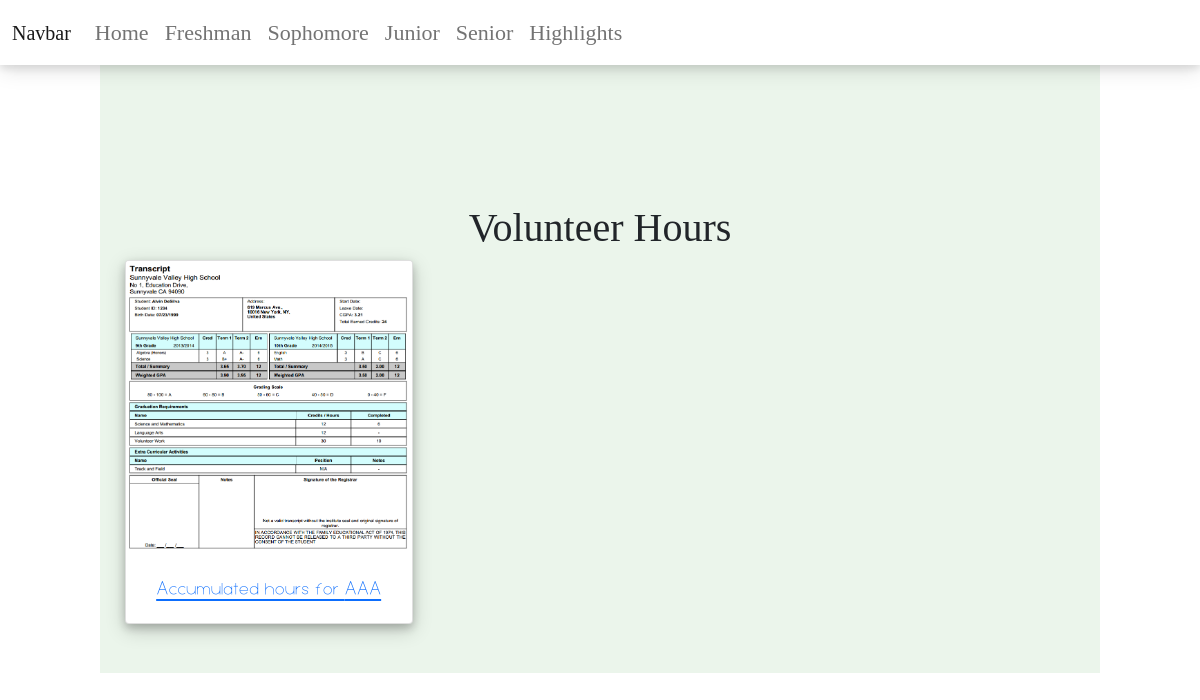
Page /junior on the earlier database version.
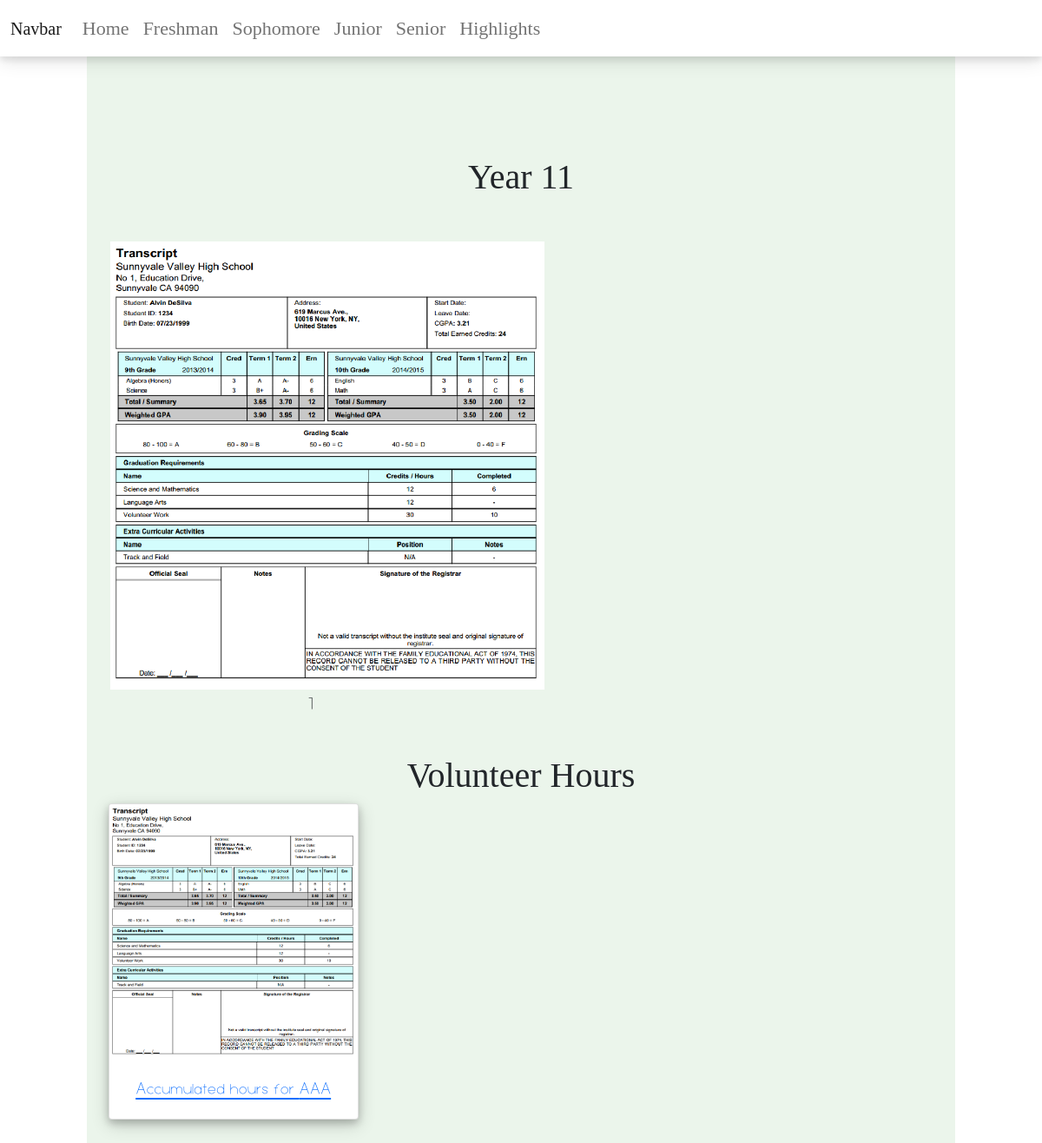
Same page on the later database version.
### projects/models.py (models this page shows)
class VolunteerHours(models.Model):
    name = models.CharField(max_length=100)  # textfield doesnt have limit but char does
    hours = models.DecimalField(max_digits=5, decimal_places=2)
    description = models.TextField()
    year = models.CharField(max_length=20)
    image = models.CharField(max_length=100)

class SchoolGrade(models.Model):
    year = models.CharField(max_length=20)
    term = models.CharField(max_length=20)
    image = models.CharField(max_length=100)
    description = models.TextField()
    highlights = models.TextField(null=True)

### projects/views.py (the view)
def all_grades(request, year):
    year_dict = {
        "freshman": "Year 9",
        "sophomore": "Year 10",
        "junior": "Year 11",
        "senior": "Year 12",
    }
    y = year_dict[year]
    volunteers = VolunteerHours.objects.filter(year=y)
    grades = SchoolGrade.objects.filter(year=y)
    print(grades)
    return render(
        request, "projects/year.html", {"grades": grades, "volunteers": volunteers}
    )

### projects/templates/projects/year.html (shortened to what this page needs)
<!DOCTYPE html>
<html lang="en">
<head>
    <link href="https://cdn.jsdelivr.net/npm/bootstrap@5.1.3/dist/css/bootstrap.min.css" rel="stylesheet">
    {% load static %}
    <link rel='stylesheet' href="{% static 'css/main.css' %}">
</head>
<body>
<nav class="navbar navbar-expand-lg navbar-light navbar-style" style="background-color: ##ffffff; color: #677a69 !important;">
  <div class="container-fluid">
    <a class="navbar-brand" href="#">Navbar</a>
    <div class="collapse navbar-collapse" id="navbarSupportedContent">
      <ul class="navbar-nav me-auto mb-2 mb-lg-0">
        <li class="nav-item">
          <a class="nav-link" aria-current="page" href="https://yumeng-zou-highschool.herokuapp.com/">Home</a>
        </li>
        <li class="nav-item">
          <a class="nav-link" href="freshman">Freshman</a>
        </li>
        <li class="nav-item">
          <a class="nav-link" href="sophomore">Sophomore</a>
        </li>
		  <li class="nav-item">
          <a class="nav-link" href="junior">Junior</a>
        </li>
		  <li class="nav-item">
          <a class="nav-link" href="senior">Senior</a>
        </li>
		  <li class="nav-item">
          <a class="nav-link" href="highlights">Highlights</a>
        </li>
      </ul>
    </div>
  </div>
</nav>
{% load static %}
	<div style ="margin: 0px 100px 0px 100px; text-align: center; background-color: #ebf5eb; padding: 15px; padding-top:90px;">
		<div style="margin: 90px 0px 50px 0px">
        <h1>{{grades.0.year}}</h1>
        </div>
	<div class="container">
	  <div class="row">
          {% for grade in grades%}
		  <div class="col-6">
			<img src={% static grade.image%} width="500">
              <p>{{grade.term}}</p>
              </div>
          {%endfor%}
	  </div>
	</div>
	<br>
<div style="text-align: center">
	<h1>Volunteer Hours</h1>
    <div class="row row-cols-1 row-cols-md-3">
	{% for v in volunteers%}
         <div class="col mb-4">
	<div class="card volunteer-card" style="width: 18rem; margin: 0 auto; float: none; margin-bottom: 10px;">
       <a href={{v.description}} target="_blank">
  <img src={% static v.image%} class="card-img-top" alt="...">
  <div class="card-body">
    <p class="card-text">Accumulated hours for {{v.name}}</p>
  </div>
       </a>
</div>
             </div>
	{%endfor%}
	</div>
	</div>
    </div>
</body>
</html>

Differences in the rows shown:
added SchoolGrade: year "Year 11", image (picture), term "1"
